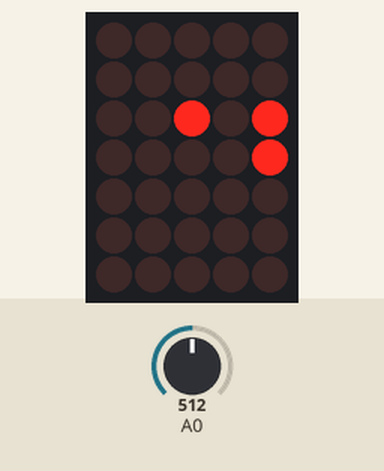
Bench run of a sketch on a simulated Arduino Uno, built with avr-gcc and run on an emulated ATmega328P. On the bench: 5×7 LED matrix. Wiring (inferred from the names in the program): LED matrix (orientation assumed): rows pin 12, pin 11, pin 2, pin 9, pin 4, pin 5, pin 6; columns pin 13, pin 3, pin 10, pin 7, pin 8. The test bench sets the inputs (shaded band); at power-on: A0 = 512.

Above: at 1.28 s.
1.3 s: A0 set to 531
At 2.2 s:
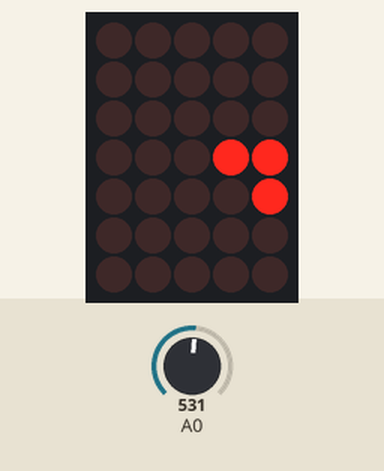
4.3 s: A0 set to 122
At 5.1 s:
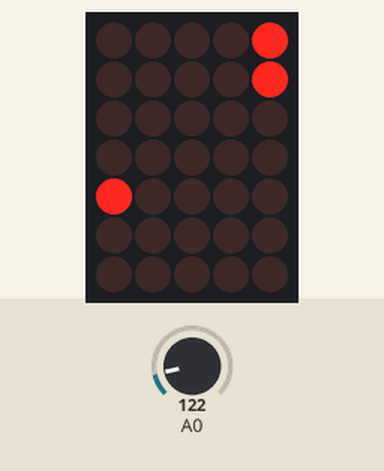
7.3 s: A0 set to 153
9.0 s: A0 set to 180
At 9.6 s:
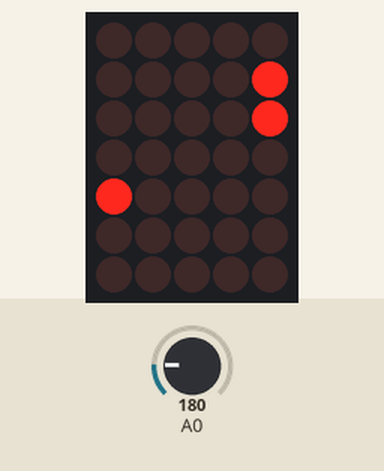
Timing chart, 0 to 12.0 s (numbered marks = the images above; inputs shaded):
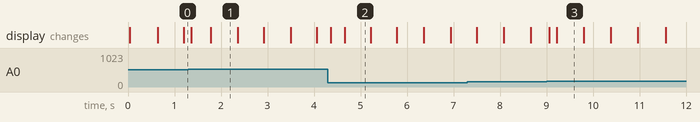

The sketch:

week10_homework.ino
```cpp
unsigned int i, line;
int rx, num = 0;
char col, row, bar;
boolean flag;
const char pin_col[5] = {13, 3, 10, 7, 8};
const char pin_row[7] = {12, 11, 2, 9, 4, 5, 6};
const char col_table[8] = {0, 1, 2, 3, 4, 3, 2, 1};
const char row_table[12] = {0x01, 0x02, 0x04, 0x08, 0x10, 0x20, 0x40, 0x20, 0x10, 0x08, 0x04, 0x02};
const char bar_table[6] = {0x03, 0x06, 0x0c, 0x18, 0x30, 0x60};

void initPinMode() {
  for (i = 0; i < 5; i++) pinMode(pin_col[i], OUTPUT);
  for (i = 0; i < 7; i++) pinMode(pin_row[i], OUTPUT);
}

void initPin() {
  for (i = 0; i < 5; i++) digitalWrite(pin_col[i], LOW);
  for (i = 0; i < 7; i++) digitalWrite(pin_row[i], HIGH);
}

void initVars() {
  line = 0;
  col = 0;
  row = 0;
}

void setup() {
  initPinMode();
  initVars();

  flag = true;
}

void pinpon() {
  unsigned int wk = line % 5;

  initPin();

  digitalWrite(pin_col[wk], HIGH);

  for (i = 0; i < 7; i++) {
    if (wk == col_table[col])
      if (row_table[row] & (0x01 << i))
        digitalWrite(pin_row[i], LOW);
    if (wk == 4) {
      if (bar_table[bar] & (0x01 << i))
        digitalWrite(pin_row[i], LOW);
      if (col == 4)
        if (row_table[row] & (0x01 << i) && !(bar_table[bar] & (0x01 << i)))
          flag = false;
    }
  }

  line++;
  delay(2);

  bar = analogRead(A0) / 171;

  if (!(line % 256)) {
    if (col == 7) col = 0;
    else col++;
    if (row == 11) row = 0;
    else row++;
  }
}

void loop() {
  if (flag)
    pinpon();
  else {

    initPin();
    initVars();

    delay(4000);
    flag = true;
  }
}
```

Measured:
- the behaviour switches between 512 and 513 on A0 (found by bisection; images 0 and 1)
- the behaviour switches between 170 and 171 on A0 (found by bisection; images 2 and 3)
- after the input at 1.3 s, the display: first changes after 0.06 s (image 1 shows a later state)
- after the input at 4.3 s, the display: first changes after 0.06 s (image 2 shows a later state)
- after the input at 9.0 s, the display: first changes after 0.06 s (image 3 shows a later state)
- what the display in image 1 shows lasts 0.6 s, from 1.8 s to 2.4 s
